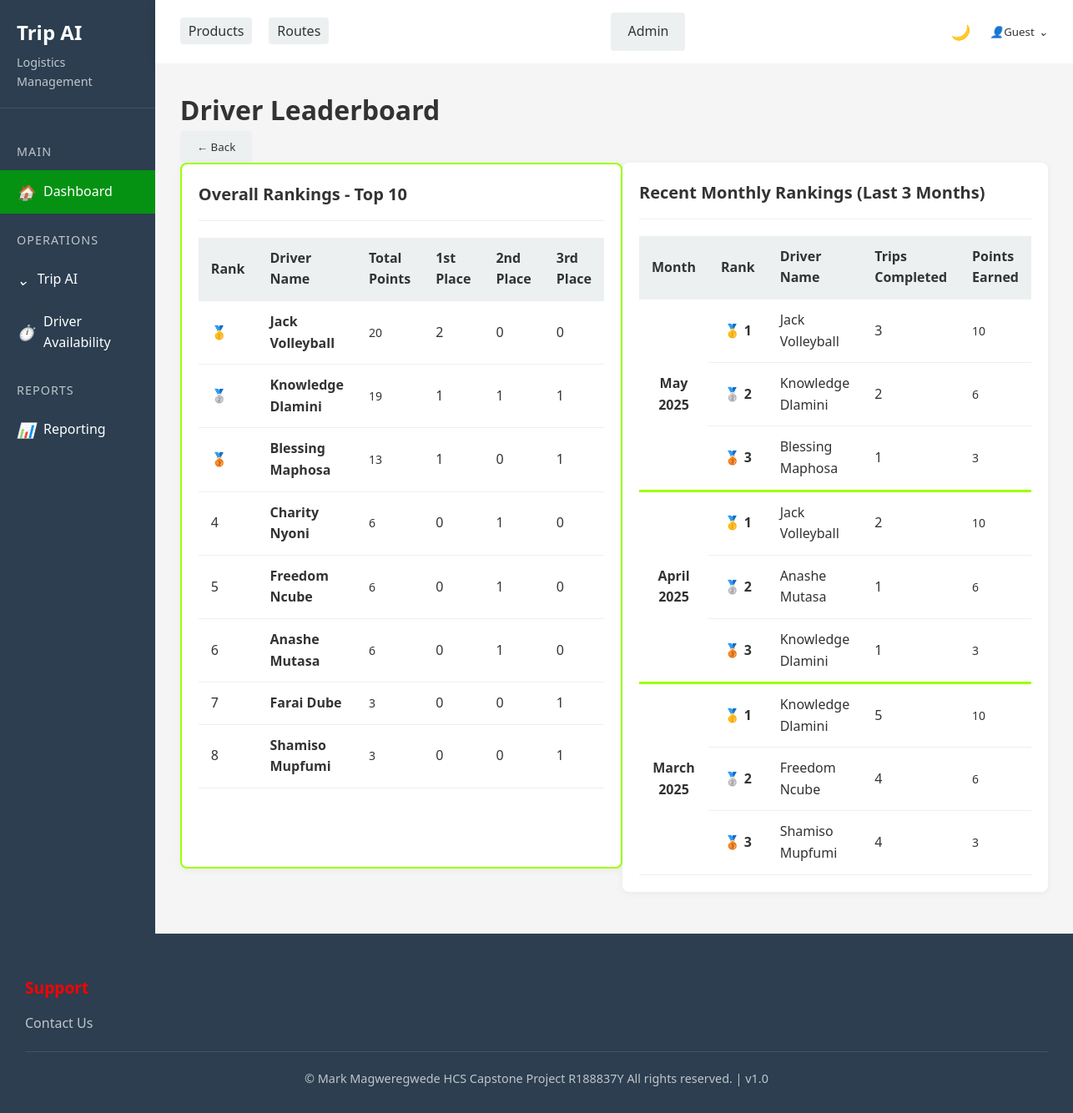
Screenshot of /app/reporting/leaderboard/ with the database file from the repository.
### triplog/models.py (models this page shows, shortened)
class DriverLeaderboard(models.Model):
    driver_name = models.CharField(max_length=100)
    total_points = models.IntegerField(default=0)
    rank_1_count = models.IntegerField(default=0)  # Number of times ranked #1
    rank_2_count = models.IntegerField(default=0)  # Number of times ranked #2
    rank_3_count = models.IntegerField(default=0)  # Number of times ranked #3
    last_updated = models.DateTimeField(auto_now=True)
    class Meta:
        ordering = ['-total_points', '-rank_1_count', '-rank_2_count']

class MonthlyDriverRanking(models.Model):
    driver_name = models.CharField(max_length=100)
    month = models.DateField()  # First day of the month
    rank = models.IntegerField()  # 1, 2, or 3
    trips_completed = models.IntegerField()
    points_earned = models.IntegerField()
    class Meta:
        unique_together = ['driver_name', 'month']
        ordering = ['-month', 'rank']

### triplog/views.py (the view)
# urls.py: path('reporting/leaderboard/', views.driver_leaderboard, name='driver_leaderboard'),
def driver_leaderboard(request):
    leaderboard = DriverLeaderboard.objects.all()[:10]  # Top 10 drivers
    recent_rankings = MonthlyDriverRanking.objects.select_related().order_by('-month', 'rank')[:15]
    context = {
        'leaderboard': leaderboard,
        'recent_rankings': recent_rankings,
    }
    return render(request, 'reporting/leaderboard.html', context)

### templates/reporting/leaderboard.html (shortened to what this page needs)
{% extends 'base.html' %}
{% block content %}
<h1>Driver Leaderboard</h1>
<button id="back-btn" onclick="history.back()" class="back-btn btn btn-secondary">← Back</button>
<div class="container">
    <div class="card mb-5" style="border : 2px solid #9dff00;">
        <div class="card-header bg-primary text-white">
            <h3>Overall Rankings - Top 10</h3>
        </div>
        <div class="card-body">
            <table class="table table-striped table-hover">
                <thead class="table-dark">
                    <tr>
                        <th>Rank</th>
                        <th>Driver Name</th>
                        <th>Total Points</th>
                        <th>1st Place</th>
                        <th>2nd Place</th>
                        <th>3rd Place</th>
                    </tr>
                </thead>
                <tbody>
                    {% for driver in leaderboard %}
                    <tr>
                        <td>
                            {% if forloop.counter == 1 %}🥇
                            {% elif forloop.counter == 2 %}🥈
                            {% elif forloop.counter == 3 %}🥉
                            {% else %}{{ forloop.counter }}
                            {% endif %}
                        </td>
                        <td><strong>{{ driver.driver_name }}</strong></td>
                        <td><span class="badge bg-success">{{ driver.total_points }}</span></td>
                        <td>{{ driver.rank_1_count }}</td>
                        <td>{{ driver.rank_2_count }}</td>
                        <td>{{ driver.rank_3_count }}</td>
                    </tr>
                    {% endfor %}
                </tbody>
            </table>
        </div>
    </div>
    <div class="card">
        <div class="card-header bg-info text-white">
            <h3>Recent Monthly Rankings (Last 3 Months)</h3>
        </div>
        <div class="card-body">
            <table class="table table-sm">
                <thead class="table-dark">
                    <tr>
                        <th>Month</th>
                        <th>Rank</th>
                        <th>Driver Name</th>
                        <th>Trips Completed</th>
                        <th>Points Earned</th>
                    </tr>
                </thead>
                <tbody>
                    {% regroup recent_rankings by month as monthly_groups %}
                    {% for month_group in monthly_groups %}
                    {% if forloop.counter <= 3 %} {% for ranking in month_group.list %} <tr
                        class="{% if forloop.first and not forloop.parentloop.first %}month-border{% endif %}">
                        {% if forloop.first %}
                        <td rowspan="{{ month_group.list|length }}" class="rank-cell align-middle">
                            <strong>{{ ranking.month|date:"F Y" }}</strong>
                        </td>
                        {% endif %}
                        <td class="rank-cell">
                            {% if ranking.rank == 1 %}🥇
                            {% elif ranking.rank == 2 %}🥈
                            {% elif ranking.rank == 3 %}🥉
                            {% endif %}
                            {{ ranking.rank }}
                        </td>
                        <td>{{ ranking.driver_name }}</td>
                        <td>{{ ranking.trips_completed }}</td>
                        <td><span class="badge bg-primary">{{ ranking.points_earned }}</span></td>
                        </tr>
                        {% endfor %}
                        {% endif %}
                        {% endfor %}
                </tbody>
            </table>
        </div>
    </div>
</div>
{% endblock %}

### static/css/style.css (style rules this page uses)
:root { --primary-color: rgb(5, 146, 18); --secondary-color: rgb(6, 208, 1); --accent-color: rgb(155, 236, 0); --highlight-color: rgb(252, 0, 0); --dark-color: #2c3e50; --light-color: #ecf0f1; --text-color: #333; --bg-color: #f5f5f5; --card-bg: white; --footer-bg: var(--dark-color); --footer-text: white; }
* { margin: 0; padding: 0; box-sizing: border-box; font-family: 'Segoe UI', Tahoma, Geneva, Verdana, sans-serif; }
body { background-color: var(--bg-color); color: var(--text-color); line-height: 1.6; display: flex; flex-direction: column; min-height: 100vh; transition: background-color 0.3s, color 0.3s; }
.container { display: flex; flex: 1; }
.btn { padding: 10px 20px; border-radius: 4px; border: none; cursor: pointer; font-weight: 500; transition: all 0.3s; }
.btn-secondary { background-color: var(--light-color); color: var(--text-color); }
.card { background-color: var(--card-bg); border-radius: 8px; box-shadow: 0 2px 10px rgba(0, 0, 0, 0.05); padding: 20px; margin-bottom: 20px; transition: background-color 0.3s, box-shadow 0.3s; }
.card-header { display: flex; justify-content: space-between; align-items: center; margin-bottom: 20px; padding-bottom: 15px; border-bottom: 1px solid var(--light-color); }
table { width: 100%; border-collapse: collapse; }
th, td { padding: 12px 15px; text-align: left; border-bottom: 1px solid var(--light-color); }
th { background-color: var(--light-color); font-weight: 600; }

### templates/reporting/leaderboard.html (style rules this page uses)
.mb-5 { margin-bottom: 3rem !important; }
.month-border { border-top: 3px solid #9dff00 !important; }
.rank-cell { text-align: center; font-weight: bold; }
.card-header h3 { margin: 0; font-size: 1.25rem; }
.badge { font-size: 0.875rem; }

### rows the page displays
DriverLeaderboard: driver_name "Jack Volleyball", total_points "20", rank_1_count "2", rank_2_count "0", rank_3_count "0"
DriverLeaderboard: driver_name "Knowledge Dlamini", total_points "19", rank_1_count "1", rank_2_count "1", rank_3_count "1"
DriverLeaderboard: driver_name "Blessing Maphosa", total_points "13", rank_1_count "1", rank_2_count "0", rank_3_count "1"
DriverLeaderboard: driver_name "Charity Nyoni", total_points "6", rank_1_count "0", rank_2_count "1", rank_3_count "0"
DriverLeaderboard: driver_name "Freedom Ncube", total_points "6", rank_1_count "0", rank_2_count "1", rank_3_count "0"
DriverLeaderboard: driver_name "Anashe Mutasa", total_points "6", rank_1_count "0", rank_2_count "1", rank_3_count "0"
DriverLeaderboard: driver_name "Farai Dube", total_points "3", rank_1_count "0", rank_2_count "0", rank_3_count "1"
DriverLeaderboard: driver_name "Shamiso Mupfumi", total_points "3", rank_1_count "0", rank_2_count "0", rank_3_count "1"
MonthlyDriverRanking: month "May 2025", rank "1", driver_name "Jack Volleyball", trips_completed "3", points_earned "10"
MonthlyDriverRanking: rank "2", driver_name "Knowledge Dlamini", trips_completed "2", points_earned "6"
MonthlyDriverRanking: rank "3", driver_name "Blessing Maphosa", trips_completed "1", points_earned "3"
MonthlyDriverRanking: month "April 2025", rank "1", driver_name "Jack Volleyball", trips_completed "2", points_earned "10"
MonthlyDriverRanking: rank "2", driver_name "Anashe Mutasa", trips_completed "1", points_earned "6"
MonthlyDriverRanking: rank "3", driver_name "Knowledge Dlamini", trips_completed "1", points_earned "3"
MonthlyDriverRanking: month "March 2025", rank "1", driver_name "Knowledge Dlamini", trips_completed "5", points_earned "10"
MonthlyDriverRanking: rank "2", driver_name "Freedom Ncube", trips_completed "4", points_earned "6"
MonthlyDriverRanking: rank "3", driver_name "Shamiso Mupfumi", trips_completed "4", points_earned "3"
